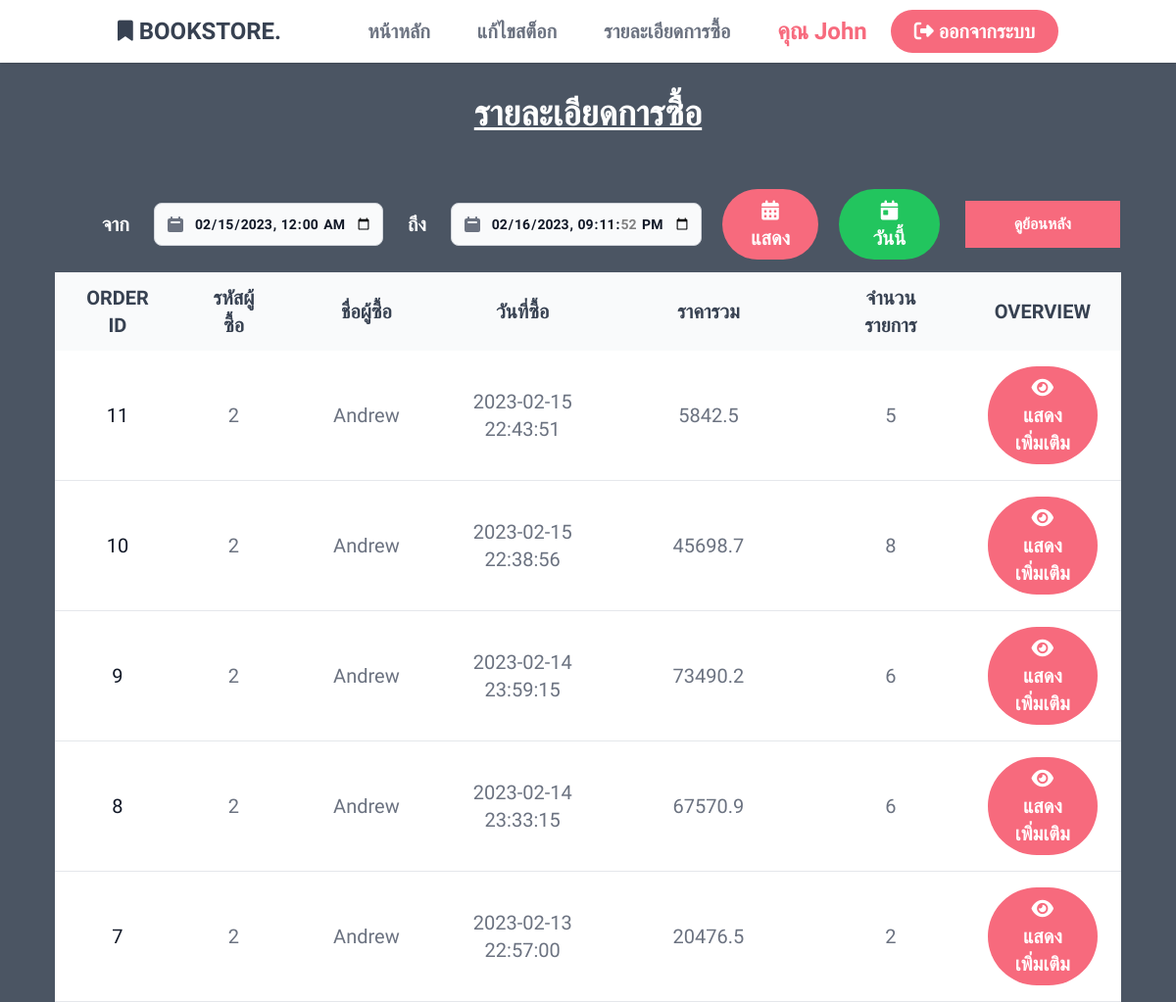
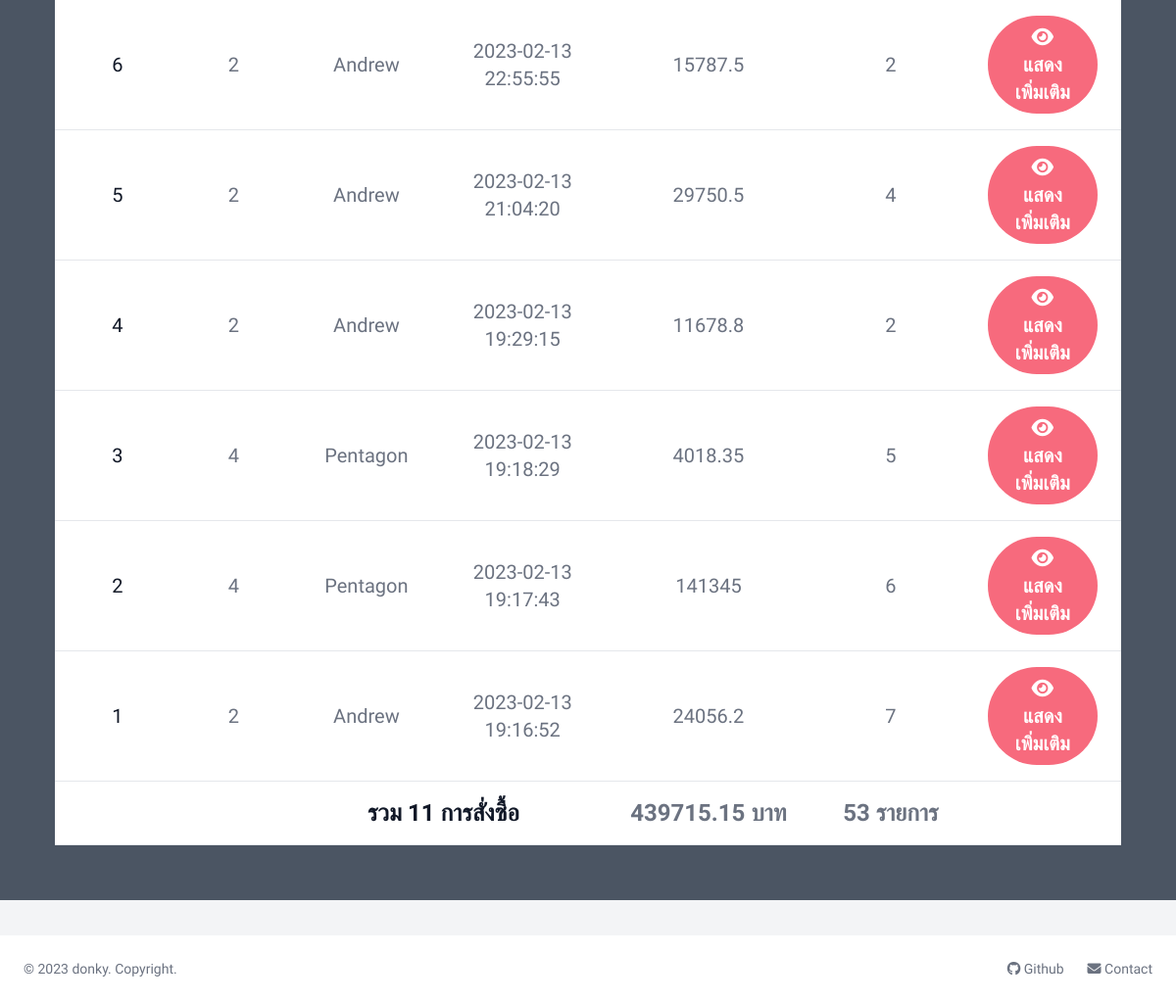
Screenshot of /bookOrder.php (signed in) with the database file from the repository (2 pictures, top to bottom).
### tables this page shows
CREATE TABLE Orders (
   Order_id int NOT NULL AUTO_INCREMENT,
   EmployeeID int NOT NULL,
   Order_date DATETIME NOT NULL,
   Order_Price float NOT NULL,
   PRIMARY KEY(Order_id),
   FOREIGN KEY (EmployeeID) REFERENCES Employees(EmployeeID)
);

CREATE TABLE Employees (
   EmployeeID int NOT NULL AUTO_INCREMENT,
   emp_name VARCHAR(100) NOT NULL,
   emp_lname VARCHAR(100) NOT NULL,
   emp_sex VARCHAR(3),
   emp_BOD DATE,
   emp_addr VARCHAR(255),
   emp_tel VARCHAR(25) NOT NULL,
   emp_email VARCHAR(50) NOT NULL,
   emp_update DATE NOT NULL,
   emp_username VARCHAR(50) NOT NULL,
   emp_password VARCHAR(255) NOT NULL,
   emp_admin int(2) NOT NULL,
   PRIMARY KEY (EmployeeID)
);

### src/include/functions.php (called while the page is built, shortened)
<?php
function getOrderByEmp($EmployeeID)
{
    $mysqli = connect();
    if ($_SESSION["emp_admin"] == 1) {
        $stmt = $mysqli->prepare("SELECT Order_id, orders.EmployeeID, emp_name, Order_date, Order_Price
        FROM orders, employees
        WHERE orders.EmployeeID = employees.EmployeeID ORDER BY order_id DESC;");
    }
    $stmt->execute();
    $result = $stmt->get_result();
    return $result;
}
function getCountDetail($Order_id)
{
    $mysqli = connect();
    $stmt = $mysqli->prepare("SELECT COUNT(orders_detail.Orid) AS C FROM orders_detail WHERE order_id = ?;");
    $stmt->bind_param(
        "s",
        $Order_id
    );
    $stmt->execute();
    $result = $stmt->get_result();
    return $result->fetch_assoc();
}

### src/bookOrder.php (the view, shortened to what this page needs)
<!DOCTYPE html>
<html lang="en">
<head>
    <?php
    require("./include/head.php");
    ?>
</head>
<body class="bg-gray-100">
    <?php
    include("./include/nav.php");
    if (isset($_GET["day"])) {
        $result = getOrderByEmpWithDate($_SESSION["EmployeeID"], $_GET["day"]);
    } else if (isset($_GET["date1"]) && isset($_GET["date2"])) {
        $result = getOrderByEmpWithDateToDate($_SESSION["EmployeeID"], strtr($_GET["date1"], 'T', ' '), strtr($_GET["date2"], 'T', ' '));
    } else if (isset($_GET["today"])) {
        $result = getOrderByEmpToday($_SESSION["EmployeeID"]);
    } else {
        $result = getOrderByEmp($_SESSION["EmployeeID"]);
    }
    ?>
    <div class="min-h-screen bg-gray-600 mt-9 mb-9 pt-10 p-14">
        <div style="width:30%; margin:auto;" class="text-white rounded-full">
            <div style="padding:20px; width:100%;" class="text-gray-1000 text-center text-4xl font-bold">
                <u> รายละเอียดการซื้อ</u>
            </div>
        </div>
        <br>
        <div class="relative overflow-x-auto">
            <table align="center" class="text-sm text-left text-gray-500 dark:text-gray-400">
                <thead>
                    <tr align="center">
                        <th colspan="6" width="200px" scope="col" class="px-6 py-3 text-xl">
                            <table>
                                <tr>
                                    <form action="./bookOrder.php" method="get">
                                        <td class="text-white px-6 py-3 text-xl">
                                            จาก
                                        </td>
                                        <td>
                                            <div class="relative max-w-sm">
                                                <div class="absolute inset-y-0 left-0 flex items-center pl-3 pointer-events-none">
                                                </div>
                                                <input datepicker type="datetime-local" name="date1" class="bg-gray-50 border border-gray-300 text-gray-900 text-sm rounded-lg focus:ring-blue-500 focus:border-blue-500 block w-full pl-10 p-2.5 dark:bg-gray-700 dark:border-gray-600 dark:placeholder-gray-400 dark:text-white dark:focus:ring-blue-500 dark:focus:border-blue-500" max="<?php echo date('Y-m-d H:i:s'); ?>" value="<?php echo date('Y-m-d 00:00:00', strtotime(' -1 day')); ?>">
                                            </div>
                                        </td>
                                        <td class="text-white px-6 py-3 text-xl">
                                            ถึง
                                        </td>
                                        <td>
                                            <div class="relative max-w-sm">
                                                <div class="absolute inset-y-0 left-0 flex items-center pl-3 pointer-events-none">
                                                </div>
                                                <input datepicker type="datetime-local" name="date2" class="bg-gray-50 border border-gray-300 text-gray-900 text-sm rounded-lg focus:ring-blue-500 focus:border-blue-500 block w-full pl-10 p-2.5 dark:bg-gray-700 dark:border-gray-600 dark:placeholder-gray-400 dark:text-white dark:focus:ring-blue-500 dark:focus:border-blue-500" max="<?php echo date('Y-m-d H:i:s'); ?>" value="<?php echo date('Y-m-d H:i:s'); ?>">
                                            </div>
                                        </td>
                                        <td style="padding-left:20px">
                                            <button class='bg-superred hover:bg-redred text-white text-xl font-bold py-2 px-6 rounded-full'>
                                                <i class="fa-solid fa-calendar-days"> </i> แสดง
                                            </button>
                                        </td>
                                    </form>
                                    <td style="padding-left:20px">
                                        <a href="./bookOrder.php?today=1">
                                            <button class='bg-green-500 hover:bg-green-600 text-white text-xl font-bold py-2 px-8 rounded-full'>
                                                <i class="fa-solid fa-calendar-day"></i> วันนี้
                                            </button>
                                        </a>
                                    </td>
                                </tr>
                            </table>
                        </th>
                        <th width="300px" scope="col" class="py-2 text-xl">
                            <div style="margin:auto; width: 100%;" class="dropdown">
                                <button style="width: 100%;" class="dropbtn text-xl">ดูย้อนหลัง</button>
                            </div>
                        </th>
                    </tr>
                </thead>
                <thead class="text-xs text-gray-700 uppercase bg-gray-50 dark:bg-gray-700 dark:text-gray-400">
                    <tr align="center">
                        <th width="150px" scope="col" class="px-6 py-3 text-xl">
                            Order id
                        </th>
                        <th width="150px" scope="col" class="px-6 py-3 text-xl">
                            รหัสผู้ซื้อ
                        </th>
                        <th width="200px" scope="col" class="px-6 py-3 text-xl">
                            ชื่อผู้ซื้อ
                        </th>
                        <th width="200px" scope="col" class="px-6 py-3 text-xl">
                            วันที่ซื้อ
                        </th>
                        <th width="300px" scope="col" class="px-6 py-3 text-xl">
                            ราคารวม
                        </th>
                        <th width="200px" scope="col" class="px-6 py-3 text-xl">
                            จำนวนรายการ
                        </th>
                        <th width="300px" scope="col" class="px-6 py-3 text-xl">
                            Overview
                        </th>
                    </tr>
                </thead>
                <tbody>
                    <?php
                    $orderQty = 0;
                    $allPrice = 0;
                    $allItem = 0;
                    while ($row = $result->fetch_assoc()) {
                        $itemCount = getCountDetail($row["Order_id"])["C"];
                        $orderQty++;
                        $allPrice += $row["Order_Price"];
                        $allItem += $itemCount;
                        echo "
                            <tr align='center' class='bg-white border-b dark:bg-gray-800 dark:border-gray-700'>
                                <th scope='row' class='px-6 py-4 text-xl font-medium text-gray-900 whitespace-nowrap dark:text-white'>
                                    " . $row["Order_id"] . "
                                </th>
                                <td class='px-6 py-4 text-xl'>
                                    " . $row["EmployeeID"] . "
                                </td>
                                <td class='px-6 py-4 text-xl'>
                                    " . $row["emp_name"] . "
                                </td>
                                <td class='px-6 py-4 text-xl'>
                                    " . $row["Order_date"] . "
                                </td>
                                <td class='px-6 py-4 text-xl'>
                                    " . $row["Order_Price"] . "
                                </td>
                                <td class='px-6 py-4 text-xl'>
                                    " .
                            $itemCount
                            . "
                                </td>
                                <td class='px-6 py-4'>
                                    <form action='./bookOrderDetail.php' method='get'>
                                        <input type='hidden' name='Order_id' value='" . $row["Order_id"] . "'>
                                        <input type='hidden' name='EmployeeID' value='" . $row["EmployeeID"] . "'>
                                        <button class='bg-superred hover:bg-redred text-white text-xl font-bold py-2 px-6 rounded-full'>
                                           <i class='fa-solid fa-eye'> </i> แสดงเพิ่มเติม
                                        </button>
                                    </form>
                                </td>
                            </tr>
                            ";
                    }
                    ?>
                </tbody>
                <tfoot>
                    <tr class='bg-white border-b dark:bg-gray-800 dark:border-gray-700'>
                        <th align=center class='px-6 py-4 text-xl'>
                        </th>
                        <th align=center class='px-6 py-4 text-xl'>
                        </th>
                        <th align=center colspan="2" scope='row' class='px-6 py-4 font-bold text-gray-900 whitespace-nowrap dark:text-white text-2xl '>
                            รวม <?php echo $orderQty; ?> การสั่งซื้อ
                        </th>
                        <th align=center class='px-6 py-4 text-2xl font-bold'>
                            <?php echo  $allPrice ?> บาท
                        </th>
                        <th align=center class='px-6 py-4 text-2xl font-bold'>
                            <?php echo  $allItem; ?> รายการ
                        </th>
                        <th align=center class='px-6 py-4 text-xl'>
                        </th>
                    </tr>
                </tfoot>
            </table>
        </div>
    </div>
    <?php
    include("./include/foot.php")
    ?>
</body>
</html>

### src/include/head.php (shortened to what this page needs)
<?php
require("./include/functions.php");
?>
<link rel="stylesheet" href="https://kit.fontawesome.com/38de8073b8.css">
<link href="../dist/output.css" rel="stylesheet">

### src/include/nav.php (shortened to what this page needs)
<nav class="fixed top-0 left-0 bg-white w-full shadow z-40">
    <div class="container m-auto flex justify-between items-center text-gray-500">
        <h1 class="pl-8 py-4 text-2xl font-bold text-gray-700">
            <a href="./">
                <i class="fa-solid fa-bookmark fa-sm"></i> BOOKSTORE.
            </a>
        </h1>
        <ul class="hidden md:flex items-center pr-8 text-base font-semibold cursor-pointer">
            <a href="./">
                <li class="hover:text-black text-xl py-4 px-6"> หน้าหลัก </li>
            </a>
            <?php if (isset($_SESSION["emp_admin"]) && $_SESSION["emp_admin"] == 1) : ?>
                <a href="./addStock.php">
                    <li class="hover:text-black text-xl py-4 px-6"> แก้ไขสต็อก </li>
                </a>
            <?php else : ?>
                <a href="./book.php">
                    <li class="hover:text-black text-xl py-4 px-6"> หนังสือทั้งหมด </li>
                </a>
            <?php endif; ?>
            <a href="./bookOrder.php">
                <li class="hover:text-black text-xl py-4 px-6"> รายละเอียดการซื้อ </li>
            </a>
            <?php
            if (isset($_SESSION["EmployeeID"]) && isset($_SESSION["emp_name"])) {
                $name = $_SESSION["emp_name"];
                echo "<a href='./editInfo.php'>";
                echo "  <li class='text-superred text-2xl py-2 px-6 font-bold'> คุณ $name </li>";
                echo "</a>";
                echo '
                        <a href="./logout.php">
                            <button id="h" class="bg-superred hover:bg-redred text-white text-xl font-bold py-2 px-6 rounded-full">
                                <i class="fa-solid fa-right-from-bracket"> </i> ออกจากระบบ
                            </button>
                        </a>';
            } else echo '
                <a href="./login.php">
                    <button class="bg-superred hover:bg-redred text-white text-xl font-bold py-2 px-6 rounded-full">
                        เข้าสู่ระบบ <i class="fa-solid fa-right-to-bracket"> </i>
                    </button>
                </a>';
            ?>
        </ul>
    </div>
</nav>

### src/include/foot.php
<footer class="sticky p-4 bg-white mt-auto md:flex md:items-center md:justify-between md:p-6 dark:bg-gray-800">
    <span class="text-sm text-gray-500 sm:text-center dark:text-gray-400">
        © 2023 <a href="https://porapipat.me/" class="hover:underline">donky</a>. Copyright.
    </span>
    <ul class="flex flex-wrap items-center mt-3 text-sm text-gray-500 dark:text-gray-400 sm:mt-0">
        <li>
            <a href="https://github.com/donkys" target="_blank" class="mr-4 hover:underline md:mr-6 "><i class="fa-brands fa-github"></i> Github</a>
        </li>
        <li>
            <a href="mailto:63050156@kmitl.ac.th" class="hover:underline"><i class="fa-solid fa-envelope"></i> Contact</a>
        </li>
    </ul>
</footer>

### rows the page displays
orders: Order_id "11", EmployeeID "2", EmployeeID.emp_name "Andrew", Order_date "2023-02-15 22:43:51", Order_Price "5842.5", itemCount "5"
orders: Order_id "10", EmployeeID "2", EmployeeID.emp_name "Andrew", Order_date "2023-02-15 22:38:56", Order_Price "45698.7", itemCount "8"
orders: Order_id "9", EmployeeID "2", EmployeeID.emp_name "Andrew", Order_date "2023-02-14 23:59:15", Order_Price "73490.2", itemCount "6"
orders: Order_id "8", EmployeeID "2", EmployeeID.emp_name "Andrew", Order_date "2023-02-14 23:33:15", Order_Price "67570.9", itemCount "6"
orders: Order_id "7", EmployeeID "2", EmployeeID.emp_name "Andrew", Order_date "2023-02-13 22:57:00", Order_Price "20476.5", itemCount "2"
orders: Order_id "6", EmployeeID "2", EmployeeID.emp_name "Andrew", Order_date "2023-02-13 22:55:55", Order_Price "15787.5", itemCount "2"
orders: Order_id "5", EmployeeID "2", EmployeeID.emp_name "Andrew", Order_date "2023-02-13 21:04:20", Order_Price "29750.5", itemCount "4"
orders: Order_id "4", EmployeeID "2", EmployeeID.emp_name "Andrew", Order_date "2023-02-13 19:29:15", Order_Price "11678.8", itemCount "2"
orders: Order_id "3", EmployeeID "4", EmployeeID.emp_name "Pentagon", Order_date "2023-02-13 19:18:29", Order_Price "4018.35", itemCount "5"
orders: Order_id "2", EmployeeID "4", EmployeeID.emp_name "Pentagon", Order_date "2023-02-13 19:17:43", Order_Price "141345", itemCount "6"
orders: Order_id "1", EmployeeID "2", EmployeeID.emp_name "Andrew", Order_date "2023-02-13 19:16:52", Order_Price "24056.2", itemCount "7"

### other values shown
$name "John"
$orderQty "11"
$allPrice "439715.15"
$allItem "53"
